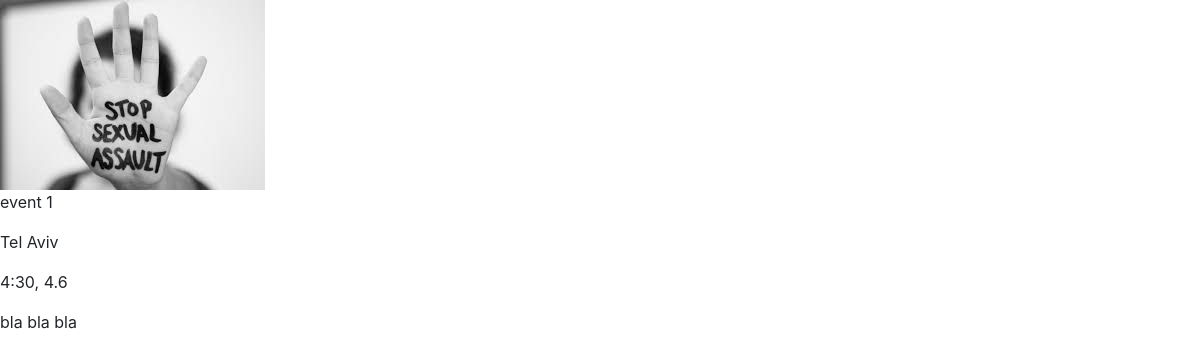
Screenshot of /event/1 with the database file from the repository.
### model.py (models this page shows)
class Event(Base):
    __tablename__ = "events"
    id = Column(Integer, primary_key=True)
    name = Column(String)
    time=Column(String)
    date=Column(String)
    place=Column(String)
    info=Column(String)
    picture=Column(String)

### app.py (the view)
@app.route("/event/<int:id>")
def event(id):
	event=get_event_id(id)
	return render_template("event.html", event=event)

### database.py (called while the page is built)
def get_event_id(id):
    event=session.query(Event).filter_by(id=id).first()
    return event

### templates/event.html (shortened to what this page needs)
<!DOCTYPE html>
<html class="no-js" lang="en">
<head>
    <link rel="stylesheet" href="https://stackpath.bootstrapcdn.com/bootstrap/4.1.3/css/bootstrap.min.css">
</head>
<body>
	<img src="{{url_for('static', filename='images/sexual.jpg')}}">
    <p>{{event.name}}</p>
    <p>{{event.place}}</p>
    <p>{{event.time}}, {{event.date}}</p>
    <p>{{event.info}}</p>
</body>

### rows the page displays
Event: name "event 1", place "Tel Aviv", time "4:30", date "4.6", info "bla bla bla"
